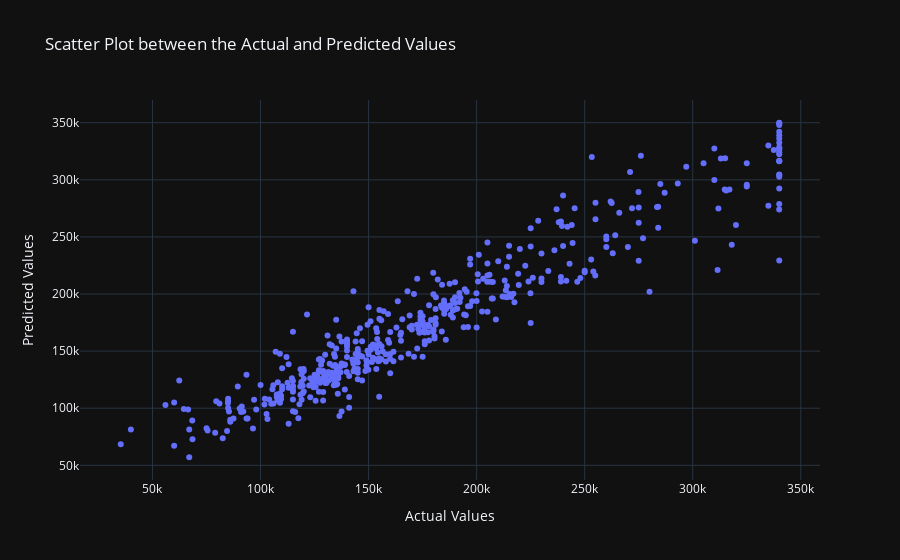

Source (notebook cell):
### Code cell
#Visualizing the model performance:
#1. Scatter plot between the actual and predicted values:
snc=px.scatter(x=y_test,y=y_pred,title="Scatter Plot between the Actual and Predicted Values",
               labels={"x":"Actual Values","y":"Predicted Values"},template="plotly_dark")
snc

### Figure 1 — Plotly figure (JSON) as saved in the notebook; plotly's stock layout.template omitted (floating-point values rounded to 4 significant figures; data arrays with more than 128 entries replaced by an {"elided": "..."} marker saying what was removed)
{"data": [{"hovertemplate": "Actual Values=%{x}<br>Predicted Values=%{y}<extra></extra>", "legendgroup": "", "marker": {"color": "#636efa", "symbol": "circle"}, "mode": "markers", "name": "", "orientation": "v", "showlegend": false, "type": "scatter", "x": {"elided": "482 float values"}, "xaxis": "x", "y": {"elided": "482 float values"}, "yaxis": "y"}], "layout": {"legend": {"tracegroupgap": 0}, "title": {"text": "Scatter Plot between the Actual and Predicted Values"}, "xaxis": {"anchor": "y", "domain": [0, 1], "title": {"text": "Actual Values"}}, "yaxis": {"anchor": "x", "domain": [0, 1], "title": {"text": "Predicted Values"}}}}
